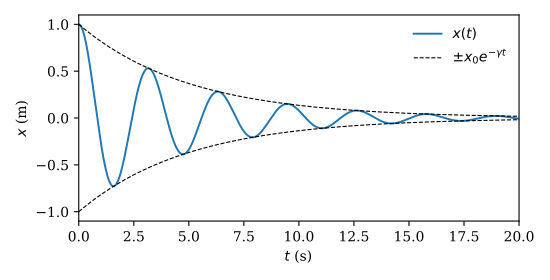

The Python source for this figure:
"""Generates figures/damped-oscillator.pdf, used in sections/03-figures-and-tables.tex.

Run from the repository root:  python figures/damped-oscillator.py
Keeping the script next to the figure means anyone can regenerate or modify it.
"""
from pathlib import Path

import matplotlib.pyplot as plt
import numpy as np

# Parameters (same as the table in the document)
m, k, b, x0 = 1.0, 4.0, 0.4, 1.0
gamma = b / (2 * m)
omega0 = np.sqrt(k / m)
omega_d = np.sqrt(omega0**2 - gamma**2)
phi = np.arctan(-gamma / omega_d)
A = x0 / np.cos(phi)

t = np.linspace(0, 20, 2000)
x = A * np.exp(-gamma * t) * np.cos(omega_d * t + phi)
envelope = x0 * np.exp(-gamma * t)

plt.rcParams.update({"font.size": 10, "font.family": "serif"})
fig, ax = plt.subplots(figsize=(5.5, 2.8))
ax.plot(t, x, lw=1.4, label="$x(t)$")
ax.plot(t, envelope, "k--", lw=0.8, label=r"$\pm x_0 e^{-\gamma t}$")
ax.plot(t, -envelope, "k--", lw=0.8)
ax.set_xlabel("$t$ (s)")
ax.set_ylabel("$x$ (m)")
ax.set_xlim(t[0], t[-1])
ax.legend(frameon=False)
fig.tight_layout()

out = Path(__file__).with_suffix(".pdf")
fig.savefig(out)
print(f"Saved {out}")
